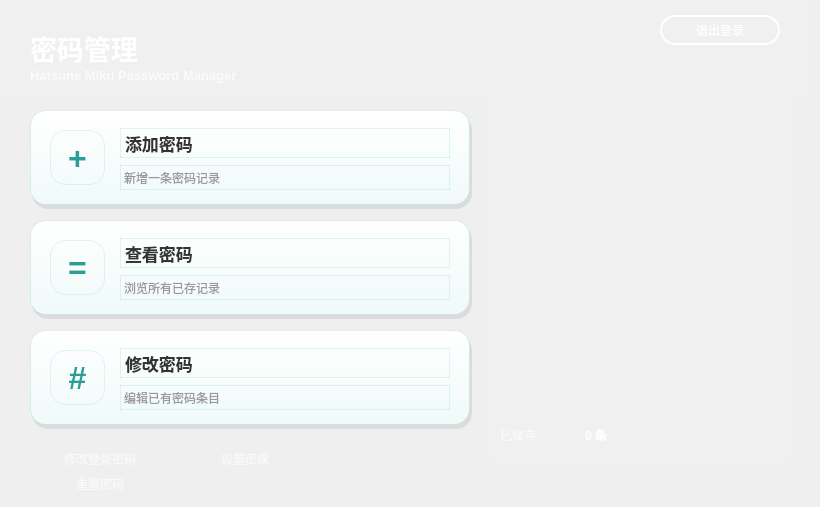
    <widget class="QWidget" name="page_7">
     <widget class="QFrame" name="glass_header_main">
      <property name="geometry">
       <rect>
        <x>0</x>
        <y>0</y>
        <width>811</width>
        <height>95</height>
       </rect>
      </property>
      <property name="styleSheet">
       <string notr="true">background: rgba(255, 255, 255, 0.05); border-bottom: 1px solid rgba(255, 255, 255, 0.15); </string>
      </property>
      <property name="frameShape">
       <enum>QFrame::Shape::NoFrame</enum>
      </property>
     </widget>
     <widget class="QLabel" name="mainTitle">
      <property name="geometry">
       <rect>
        <x>30</x>
        <y>30</y>
        <width>300</width>
        <height>35</height>
       </rect>
      </property>
      <property name="font">
       <font>
        <pointsize>20</pointsize>
        <bold>true</bold>
       </font>
      </property>
      <property name="styleSheet">
       <string notr="true">color: #FFFFFF;
background: transparent;
</string>
      </property>
      <property name="text">
       <string>密码管理</string>
      </property>
     </widget>
     <widget class="QLabel" name="mainSubtitle">
      <property name="geometry">
       <rect>
        <x>30</x>
        <y>65</y>
        <width>280</width>
        <height>20</height>
       </rect>
      </property>
      <property name="font">
       <font>
        <pointsize>10</pointsize>
        <bold>true</bold>
       </font>
      </property>
      <property name="styleSheet">
       <string notr="true">color: rgba(255, 255, 255, 180);
background: transparent;
</string>
      </property>
      <property name="text">
       <string>Hatsune Miku Password Manager</string>
      </property>
     </widget>
     <widget class="QPushButton" name="btn_logout">
      <property name="geometry">
       <rect>
        <x>660</x>
        <y>15</y>
        <width>120</width>
        <height>30</height>
       </rect>
      </property>
      <property name="cursor">
       <cursorShape>PointingHandCursor</cursorShape>
      </property>
      <property name="styleSheet">
       <string notr="true">QPushButton {
    background: transparent;
    color: #FFFFFF;
    border: 2px solid #FFFFFF;
    border-radius: 15px;
    padding: 4px 16px;
    font: bold 11pt &quot;Microsoft YaHei&quot;;
}
QPushButton:hover {
    background: #FFFFFF;
    color: #39C5BB;
}
</string>
      </property>
      <property name="text">
       <string>退出登录</string>
      </property>
     </widget>
     <widget class="QFrame" name="shadow_card_add">
      <property name="geometry">
       <rect>
        <x>32</x>
        <y>114</y>
        <width>440</width>
        <height>95</height>
       </rect>
      </property>
      <property name="styleSheet">
       <string notr="true">background: rgba(0, 0, 0, 0.08); border-radius: 16px;</string>
      </property>
      <property name="frameShape">
       <enum>QFrame::Shape::NoFrame</enum>
      </property>
     </widget>
     <widget class="QFrame" name="card_add">
      <property name="geometry">
       <rect>
        <x>30</x>
        <y>110</y>
        <width>440</width>
        <height>95</height>
       </rect>
      </property>
      <property name="styleSheet">
       <string notr="true">background: qlineargradient(x1:0, y1:0, x2:0, y2:1, stop:0 #FFFFFF, stop:1 #F0FAF9); border-radius: 16px; border: 1px solid rgba(57, 197, 187, 0.15);</string>
      </property>
      <property name="frameShape">
       <enum>QFrame::Shape::NoFrame</enum>
      </property>
      <widget class="QLabel" name="icon_add">
       <property name="geometry">
        <rect>
         <x>20</x>
         <y>20</y>
         <width>55</width>
         <height>55</height>
        </rect>
       </property>
       <property name="font">
        <font>
         <pointsize>24</pointsize>
         <bold>true</bold>
        </font>
       </property>
       <property name="styleSheet">
        <string notr="true">color: #2A9D96; background: transparent;</string>
       </property>
       <property name="text">
        <string>+</string>
       </property>
       <property name="alignment">
        <set>Qt::AlignmentFlag::AlignCenter</set>
       </property>
      </widget>
      <widget class="QLabel" name="title_add">
       <property name="geometry">
        <rect>
         <x>90</x>
         <y>18</y>
         <width>330</width>
         <height>30</height>
        </rect>
       </property>
       <property name="font">
        <font>
         <pointsize>13</pointsize>
         <bold>true</bold>
        </font>
       </property>
       <property name="styleSheet">
        <string notr="true">color: #333333; background: transparent;</string>
       </property>
       <property name="text">
        <string>添加密码</string>
       </property>
      </widget>
      <widget class="QLabel" name="desc_add">
       <property name="geometry">
        <rect>
         <x>90</x>
         <y>55</y>
         <width>330</width>
         <height>25</height>
        </rect>
       </property>
       <property name="font">
        <font>
         <pointsize>9</pointsize>
        </font>
       </property>
       <property name="styleSheet">
        <string notr="true">color: #999999; background: transparent;</string>
       </property>
       <property name="text">
        <string>新增一条密码记录</string>
       </property>
      </widget>
     </widget>
     <widget class="QFrame" name="shadow_card_view">
      <property name="geometry">
       <rect>
        <x>32</x>
        <y>224</y>
        <width>440</width>
        <height>95</height>
       </rect>
      </property>
      <property name="styleSheet">
       <string notr="true">background: rgba(0, 0, 0, 0.08); border-radius: 16px;</string>
      </property>
      <property name="frameShape">
       <enum>QFrame::Shape::NoFrame</enum>
      </property>
     </widget>
     <widget class="QFrame" name="card_view">
      <property name="geometry">
       <rect>
        <x>30</x>
        <y>220</y>
        <width>440</width>
        <height>95</height>
       </rect>
      </property>
      <property name="styleSheet">
       <string notr="true">background: qlineargradient(x1:0, y1:0, x2:0, y2:1, stop:0 #FFFFFF, stop:1 #F0FAF9); border-radius: 16px; border: 1px solid rgba(57, 197, 187, 0.15);</string>
      </property>
      <property name="frameShape">
       <enum>QFrame::Shape::NoFrame</enum>
      </property>
      <widget class="QLabel" name="icon_view">
       <property name="geometry">
        <rect>
         <x>20</x>
         <y>20</y>
         <width>55</width>
         <height>55</height>
        </rect>
       </property>
       <property name="font">
        <font>
         <pointsize>24</pointsize>
         <bold>true</bold>
        </font>
       </property>
       <property name="styleSheet">
        <string notr="true">color: #2A9D96; background: transparent;</string>
       </property>
       <property name="text">
        <string>=</string>
       </property>
       <property name="alignment">
        <set>Qt::AlignmentFlag::AlignCenter</set>
       </property>
      </widget>
      <widget class="QLabel" name="title_view">
       <property name="geometry">
        <rect>
         <x>90</x>
         <y>18</y>
         <width>330</width>
         <height>30</height>
        </rect>
       </property>
       <property name="font">
        <font>
         <pointsize>13</pointsize>
         <bold>true</bold>
        </font>
       </property>
       <property name="styleSheet">
        <string notr="true">color: #333333; background: transparent;</string>
       </property>
       <property name="text">
        <string>查看密码</string>
       </property>
      </widget>
      <widget class="QLabel" name="desc_view">
       <property name="geometry">
        <rect>
         <x>90</x>
         <y>55</y>
         <width>330</width>
         <height>25</height>
        </rect>
       </property>
       <property name="font">
        <font>
         <pointsize>9</pointsize>
        </font>
       </property>
       <property name="styleSheet">
        <string notr="true">color: #999999; background: transparent;</string>
       </property>
       <property name="text">
        <string>浏览所有已存记录</string>
       </property>
      </widget>
     </widget>
     <widget class="QFrame" name="shadow_card_modify">
      <property name="geometry">
       <rect>
        <x>32</x>
        <y>334</y>
        <width>440</width>
        <height>95</height>
       </rect>
      </property>
      <property name="styleSheet">
       <string notr="true">background: rgba(0, 0, 0, 0.08); border-radius: 16px;</string>
      </property>
      <property name="frameShape">
       <enum>QFrame::Shape::NoFrame</enum>
      </property>
     </widget>
     <widget class="QFrame" name="card_modify">
      <property name="geometry">
       <rect>
        <x>30</x>
        <y>330</y>
        <width>440</width>
        <height>95</height>
       </rect>
      </property>
      <property name="styleSheet">
       <string notr="true">background: qlineargradient(x1:0, y1:0, x2:0, y2:1, stop:0 #FFFFFF, stop:1 #F0FAF9); border-radius: 16px; border: 1px solid rgba(57, 197, 187, 0.15);</string>
      </property>
      <property name="frameShape">
       <enum>QFrame::Shape::NoFrame</enum>
      </property>
      <widget class="QLabel" name="icon_modify">
       <property name="geometry">
        <rect>
         <x>20</x>
         <y>20</y>
         <width>55</width>
         <height>55</height>
        </rect>
       </property>
       <property name="font">
        <font>
         <pointsize>24</pointsize>
         <bold>true</bold>
        </font>
       </property>
       <property name="styleSheet">
        <string notr="true">color: #2A9D96; background: transparent;</string>
       </property>
       <property name="text">
        <string>#</string>
       </property>
       <property name="alignment">
        <set>Qt::AlignmentFlag::AlignCenter</set>
       </property>
      </widget>
      <widget class="QLabel" name="title_modify">
       <property name="geometry">
        <rect>
         <x>90</x>
         <y>18</y>
         <width>330</width>
         <height>30</height>
        </rect>
       </property>
       <property name="font">
        <font>
         <pointsize>13</pointsize>
         <bold>true</bold>
        </font>
       </property>
       <property name="styleSheet">
        <string notr="true">color: #333333; background: transparent;</string>
       </property>
       <property name="text">
        <string>修改密码</string>
       </property>
      </widget>
      <widget class="QLabel" name="desc_modify">
       <property name="geometry">
        <rect>
         <x>90</x>
         <y>55</y>
         <width>330</width>
         <height>25</height>
        </rect>
       </property>
       <property name="font">
        <font>
         <pointsize>9</pointsize>
        </font>
       </property>
       <property name="styleSheet">
        <string notr="true">color: #999999; background: transparent;</string>
       </property>
       <property name="text">
        <string>编辑已有密码条目</string>
       </property>
      </widget>
     </widget>
     <widget class="QFrame" name="glass_panel_illust">
      <property name="geometry">
       <rect>
        <x>485</x>
        <y>85</y>
        <width>310</width>
        <height>380</height>
       </rect>
      </property>
      <property name="styleSheet">
       <string notr="true">background: rgba(255, 255, 255, 0.05); border: 1px solid rgba(255, 255, 255, 0.10); border-radius: 20px;</string>
      </property>
      <property name="frameShape">
       <enum>QFrame::Shape::NoFrame</enum>
      </property>
     </widget>
     <widget class="QLabel" name="mikuIllust_main">
      <property name="geometry">
       <rect>
        <x>500</x>
        <y>100</y>
        <width>270</width>
        <height>310</height>
       </rect>
      </property>
      <property name="text">
       <string/>
      </property>
      <property name="pixmap">
       <pixmap resource="miku_photo_2.qrc">:/new/prefix1/miku_peg_2.png</pixmap>
      </property>
      <property name="scaledContents">
       <bool>true</bool>
      </property>
     </widget>
     <widget class="QLabel" name="statLabel">
      <property name="geometry">
       <rect>
        <x>500</x>
        <y>425</y>
        <width>80</width>
        <height>20</height>
       </rect>
      </property>
      <property name="styleSheet">
       <string notr="true">color: rgba(255, 255, 255, 160);
background: transparent;
</string>
      </property>
      <property name="text">
       <string>已储存</string>
      </property>
     </widget>
     <widget class="QLabel" name="statCount">
      <property name="geometry">
       <rect>
        <x>585</x>
        <y>425</y>
        <width>80</width>
        <height>20</height>
       </rect>
      </property>
      <property name="styleSheet">
       <string notr="true">color: #FFFFFF; background: transparent; font-weight: bold;</string>
      </property>
      <property name="text">
       <string>0 条</string>
      </property>
     </widget>
     <widget class="QPushButton" name="btn_changelogin">
      <property name="geometry">
       <rect>
        <x>30</x>
        <y>445</y>
        <width>140</width>
        <height>28</height>
       </rect>
      </property>
      <property name="cursor">
       <cursorShape>PointingHandCursor</cursorShape>
      </property>
      <property name="styleSheet">
       <string notr="true">QPushButton {
    background: transparent;
    color: rgba(255, 255, 255, 0.6);
    border: none;
    font: 9pt &quot;Microsoft YaHei&quot;;
}
QPushButton:hover {
    color: #FFFFFF;
}
</string>
      </property>
      <property name="text">
       <string>修改登录密码</string>
      </property>
     </widget>
     <widget class="QPushButton" name="btn_changelogin_chongzhi">
      <property name="geometry">
       <rect>
        <x>30</x>
        <y>470</y>
        <width>140</width>
        <height>28</height>
       </rect>
      </property>
      <property name="cursor">
       <cursorShape>PointingHandCursor</cursorShape>
      </property>
      <property name="styleSheet">
       <string notr="true">QPushButton {
    background: transparent;
    color: rgba(255, 255, 255, 0.6);
    border: none;
    font: 9pt &quot;Microsoft YaHei&quot;;
}
QPushButton:hover {
    color: #FFFFFF;
}
</string>
      </property>
      <property name="text">
       <string>重置密码</string>
      </property>
     </widget>
     <widget class="QPushButton" name="btn_security_setup">
      <property name="geometry">
       <rect>
        <x>175</x>
        <y>445</y>
        <width>140</width>
        <height>28</height>
       </rect>
      </property>
      <property name="cursor">
       <cursorShape>PointingHandCursor</cursorShape>
      </property>
      <property name="styleSheet">
       <string notr="true">QPushButton {
    background: transparent;
    color: rgba(255, 255, 255, 0.6);
    border: none;
    font: 9pt &quot;Microsoft YaHei&quot;;
}
QPushButton:hover {
    color: #FFFFFF;
}
</string>
      </property>
      <property name="text">
       <string>设置密保</string>
      </property>
     </widget>
    </widget>
